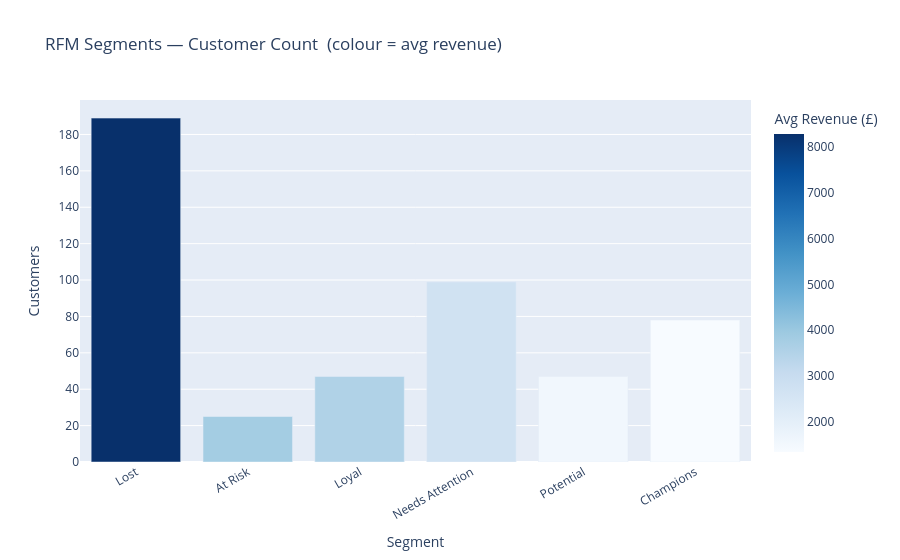

This figure's notebook cell:
### Markdown cell above
## 8 · RFM Segmentation

### Code cell
rfm_pdf = cplx["rfm_analysis"].toPandas()
for c in ["recency", "frequency", "monetary"]:
    rfm_pdf[c] = pd.to_numeric(rfm_pdf[c], errors="coerce").astype(float)

seg_sum = (rfm_pdf.groupby("rfm_segment")
           .agg(customers=("customer_id", "count"),
                avg_recency=("recency", "mean"),
                avg_monetary=("monetary", "mean"))
           .reset_index().sort_values("avg_monetary", ascending=False))

fig = px.bar(seg_sum, x="rfm_segment", y="customers",
             color="avg_monetary", color_continuous_scale="Blues",
             title="RFM Segments — Customer Count  (colour = avg revenue)",
             labels={"rfm_segment": "Segment", "customers": "Customers",
                     "avg_monetary": "Avg Revenue (£)"})
fig.update_layout(xaxis_tickangle=-30)
fig.show()

### Figure 1 — Plotly figure (JSON) as saved in the notebook; plotly's stock layout.template omitted (floating-point values rounded to 4 significant figures)
{"data": [{"hovertemplate": "Segment=%{x}<br>Customers=%{y}<br>Avg Revenue (£)=%{marker.color}<extra></extra>", "legendgroup": "", "marker": {"color": [8289.0, 3812.0, 3544.0, 2701.0, 1540.0, 1336.0], "coloraxis": "coloraxis", "pattern": {"shape": ""}}, "name": "", "orientation": "v", "showlegend": false, "textposition": "auto", "type": "bar", "x": ["Lost", "At Risk", "Loyal", "Needs Attention", "Potential", "Champions"], "xaxis": "x", "y": [189, 25, 47, 99, 47, 78], "yaxis": "y"}], "layout": {"barmode": "relative", "coloraxis": {"autocolorscale": false, "colorbar": {"title": {"text": "Avg Revenue (£)"}}, "colorscale": [[0.0, "rgb(247,251,255)"], [0.125, "rgb(222,235,247)"], [0.25, "rgb(198,219,239)"], [0.375, "rgb(158,202,225)"], [0.5, "rgb(107,174,214)"], [0.625, "rgb(66,146,198)"], [0.75, "rgb(33,113,181)"], [0.875, "rgb(8,81,156)"], [1.0, "rgb(8,48,107)"]]}, "legend": {"tracegroupgap": 0}, "title": {"text": "RFM Segments — Customer Count  (colour = avg revenue)"}, "xaxis": {"anchor": "y", "domain": [0.0, 1.0], "tickangle": -30, "title": {"text": "Segment"}}, "yaxis": {"anchor": "x", "domain": [0.0, 1.0], "title": {"text": "Customers"}}}}
